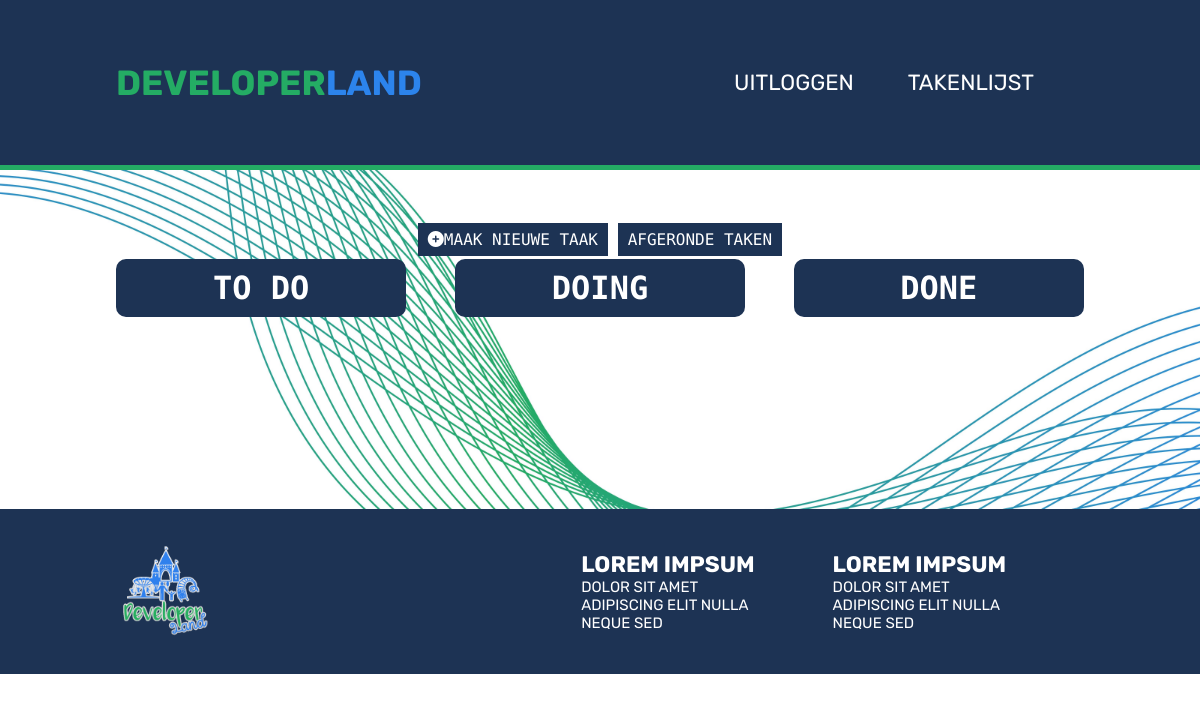
Page /tasks/index.php (signed in) on the earlier database version.
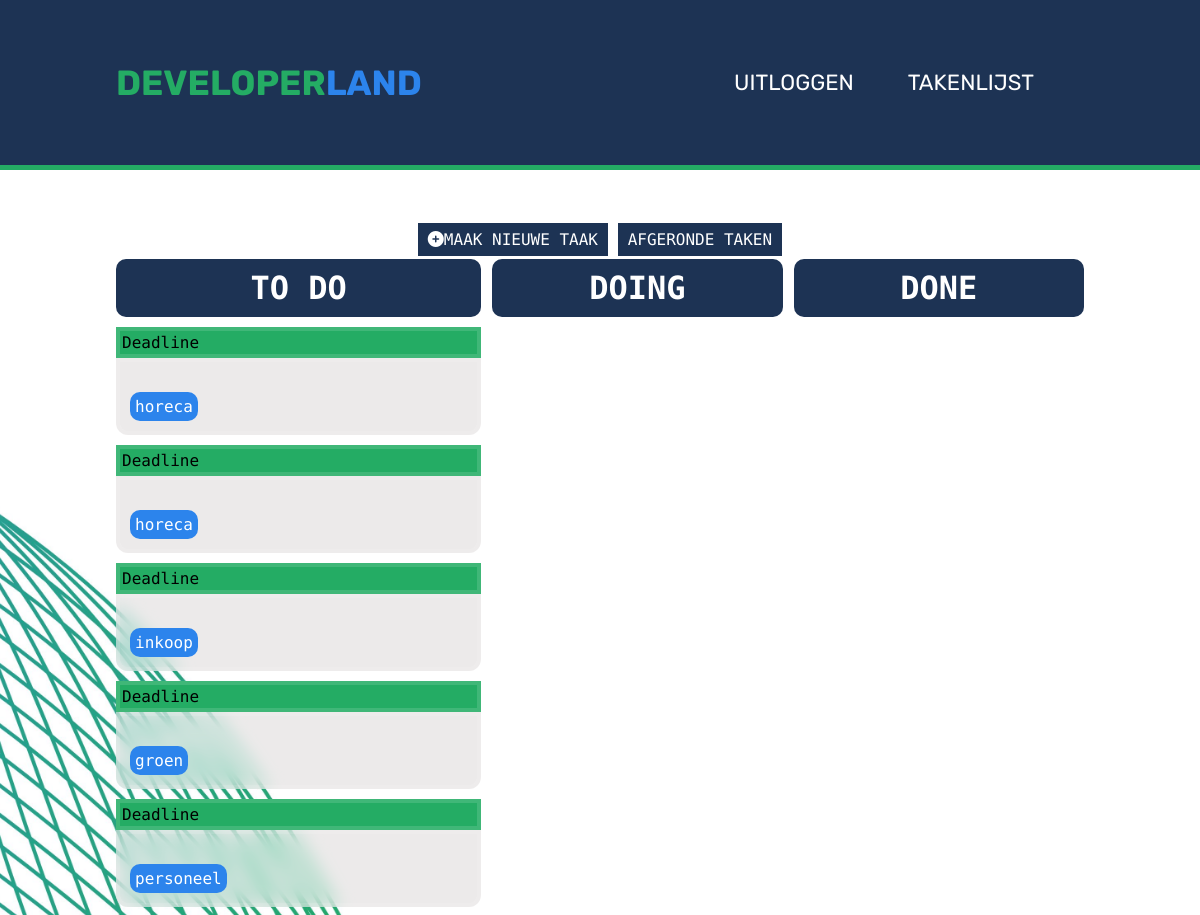
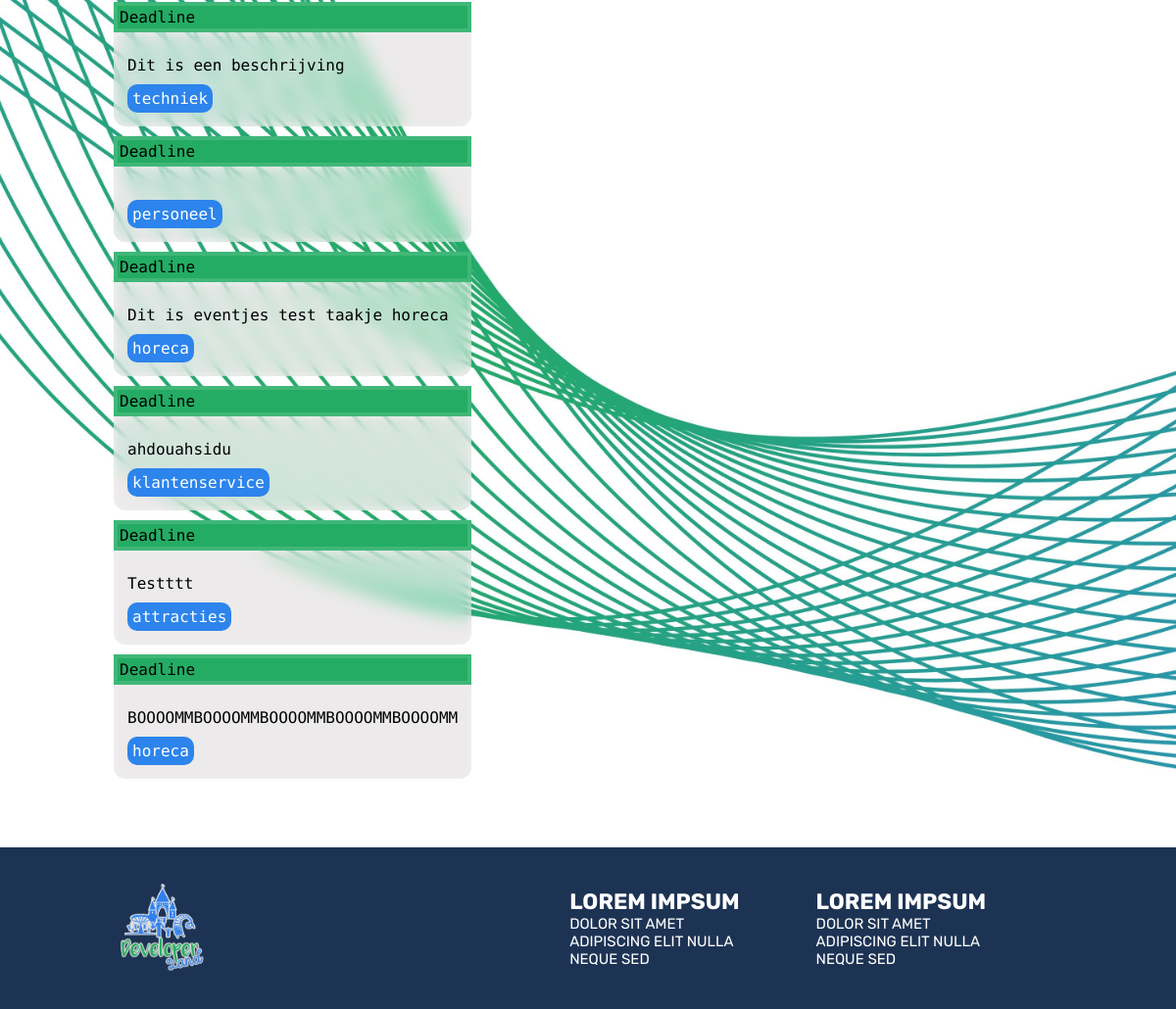
Same page on the later database version (2 pictures, top to bottom).
### tables this page shows
CREATE TABLE `takenlijst` (
  `id` int NOT NULL,
  `user_id` int NOT NULL,
  `afdeling` varchar(255) NOT NULL,
  `beschrijving` varchar(255) DEFAULT NULL,
  `status` varchar(255) NOT NULL,
  `datetime` datetime NOT NULL DEFAULT CURRENT_TIMESTAMP
);

### config/config.php (called while the page is built, shortened)
<?php
$base_url = 'http://localhost/Takenlijst';

### tasks/index.php (the view, shortened to what this page needs)
<?php require_once("../config/conn.php") ?>
<?php require_once("../config/config.php") ?>
<!DOCTYPE html>
<html lang="en">
<?php require_once '../public/resources/views/components/head.php'; ?>
<body>
    <?php require_once "../public/resources/views/components/header.php" ?>
    <?php
    $queryTodo = "SELECT * FROM takenlijst WHERE status = 'todo'";
    $statementTodo = $conn->prepare($queryTodo);
    $statementTodo->execute();
    $tableTodo = $statementTodo->fetchAll(PDO::FETCH_ASSOC);
    ?>
    <main class="tasksOverview">
        <div class="wrapper">
            <div class="filterBar">
                <a href="<?php echo $base_url ?>/tasks/create.php"><i class="fa-solid fa-circle-plus"></i>Maak nieuwe taak</a>
                <a href="<?php echo $base_url ?>/tasks/done.php">Afgeronde taken</a>
            </div>
            <div class="tables">
                <table class="table todo">
                    <thead>
                        <tr>
                            <th>To do</th>
                        </tr>
                    </thead>
                    <tbody>
                        <?php foreach ($tableTodo as $item): ?>
                            <tr>
                                <td>
                                    <div class="deadline">
                                        <p>Deadline </p>
                                    </div>
                                    <div class="taskCard">
                                        <h2><?php echo $item['title']; ?></h2>
                                        <p class="description"><?php echo $item['beschrijving']; ?></p>
                                        <p class="department"><?php echo $item['afdeling']; ?></p>
                                    </div>
                                </td>
                            </tr>
                        <?php endforeach; ?>
                    </tbody>
                </table>
                <table class="table doing">
                    <thead>
                        <tr>
                            <th>Doing</th>
                        </tr>
                    </thead>
                    <tbody>
                    </tbody>
                </table>
                <table class="table done">
                    <thead>
                        <tr>
                            <th>Done</th>
                        </tr>
                    </thead>
                    <tbody>
                    </tbody>
                </table>
            </div>
        </div>
    </main>
    <?php require_once "../public/resources/views/components/footer.php" ?>
</body>
</html>

Differences in the rows shown:
added takenlijst: afdeling "horeca"
added takenlijst: afdeling "horeca"
added takenlijst: afdeling "inkoop"
added takenlijst: afdeling "groen"
added takenlijst: afdeling "personeel"
added takenlijst: beschrijving "Dit is een beschrijving", afdeling "techniek"
added takenlijst: afdeling "personeel"
added takenlijst: beschrijving "Dit is eventjes test taakje horeca", afdeling "horeca"
added takenlijst: beschrijving "ahdouahsidu", afdeling "klantenservice"
added takenlijst: beschrijving "Testttt", afdeling "attracties"
added takenlijst: beschrijving "BOOOOMMBOOOOMMBOOOOMMBOOOOMMBOOOOMM", afdeling "horeca"
